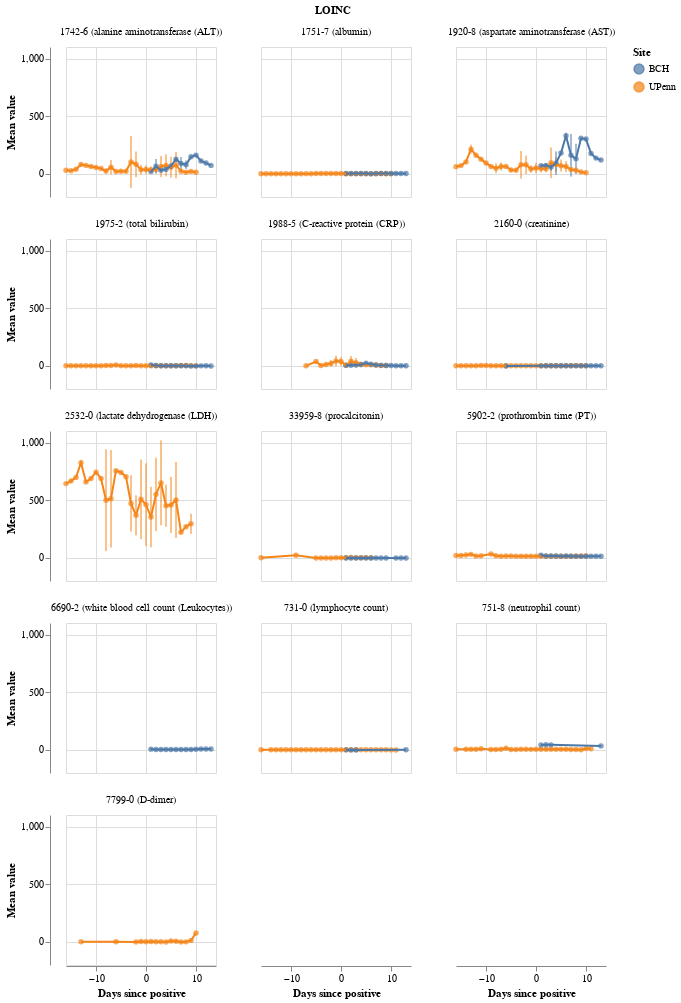

This figure's notebook cell:
### Code cell
line = alt.Chart(df).mark_line().encode(
    x=alt.X(COLUMNS.DAYS_SINCE_POSITIVE, title="Days since positive"),
    y=alt.Y(COLUMNS.MEAN_VALUE, title="Mean value"),
    color=alt.Color(COLUMNS.SITE_ID, title="Site")
)

point = alt.Chart(df).mark_point(filled=True).encode(
    x=alt.X(COLUMNS.DAYS_SINCE_POSITIVE, title="Days since positive"),
    y=alt.Y(COLUMNS.MEAN_VALUE, title="Mean value"),
    color=alt.Color(COLUMNS.SITE_ID, title="Site")
)


band = alt.Chart(df).mark_errorbar().encode(
    x=alt.X(COLUMNS.DAYS_SINCE_POSITIVE, title="Days since positive"),
    y=alt.Y(COLUMNS.MEAN_VALUE, title="Mean value"),
    yError=alt.YError(COLUMNS.STDEV_VALUE),
    color=alt.Color(COLUMNS.SITE_ID, title="Site")
)

(band + point + line).properties(
    width=150,
    height=150
).facet(
    facet=alt.Facet("loinc_name", title="LOINC"),
    columns=3
)

### Figure 1 — Vega-Lite specification as saved in the notebook (floating-point values rounded to 4 significant figures; data arrays with more than 128 entries replaced by an {"elided": "..."} marker saying what was removed)
{"config": {"view": {"continuousWidth": 400, "continuousHeight": 300}}, "data": {"name": "data-84fa0a9089665aea8bbaa8ed9711f7e5"}, "facet": {"type": "nominal", "field": "loinc_name", "title": "LOINC"}, "spec": {"layer": [{"mark": "errorbar", "encoding": {"color": {"type": "nominal", "field": "siteid", "title": "Site"}, "x": {"type": "quantitative", "field": "days_since_positive", "title": "Days since positive"}, "y": {"type": "quantitative", "field": "mean_value", "title": "Mean value"}, "yError": {"field": "stdev_value"}}}, {"mark": {"type": "point", "filled": true}, "encoding": {"color": {"type": "nominal", "field": "siteid", "title": "Site"}, "x": {"type": "quantitative", "field": "days_since_positive", "title": "Days since positive"}, "y": {"type": "quantitative", "field": "mean_value", "title": "Mean value"}}}, {"mark": "line", "encoding": {"color": {"type": "nominal", "field": "siteid", "title": "Site"}, "x": {"type": "quantitative", "field": "days_since_positive", "title": "Days since positive"}, "y": {"type": "quantitative", "field": "mean_value", "title": "Mean value"}}}], "height": 150, "width": 150}, "columns": 3, "$schema": "https://vega.github.io/schema/vega-lite/v4.0.2.json", "datasets": {"data-84fa0a9089665aea8bbaa8ed9711f7e5": {"elided": "410 records"}}}
